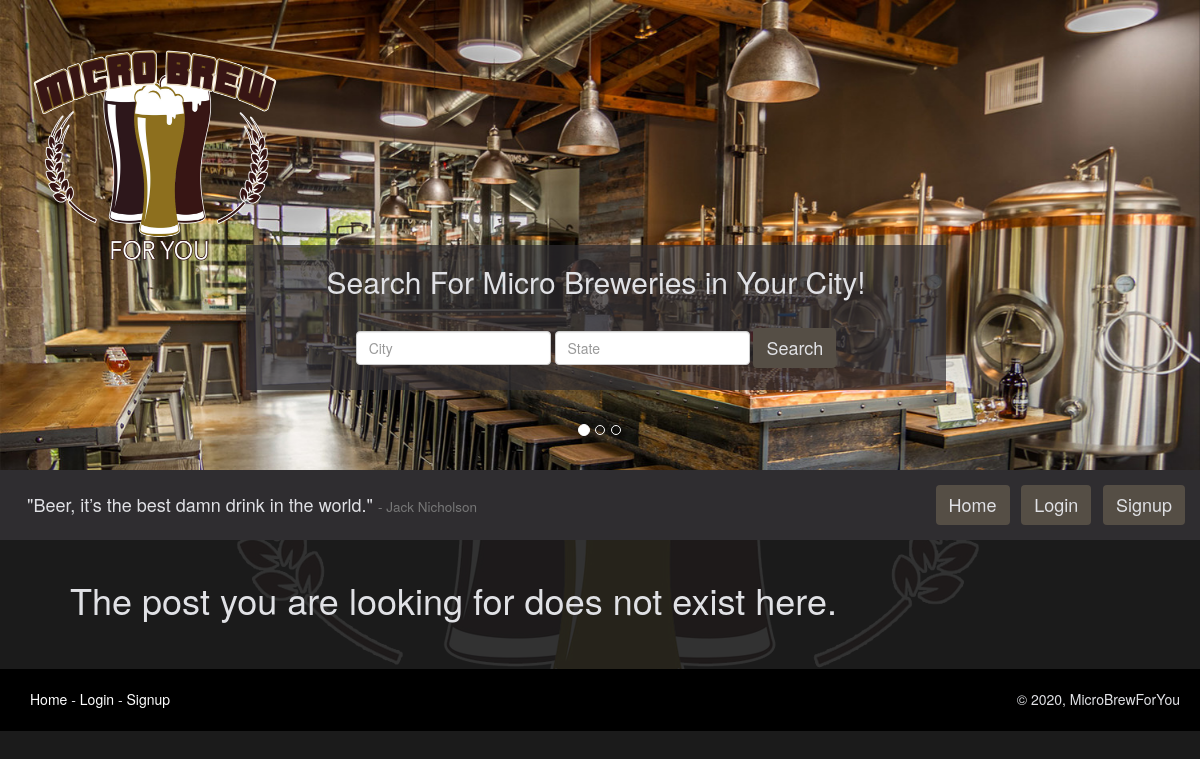
Before: /post/15/ with the older database file.
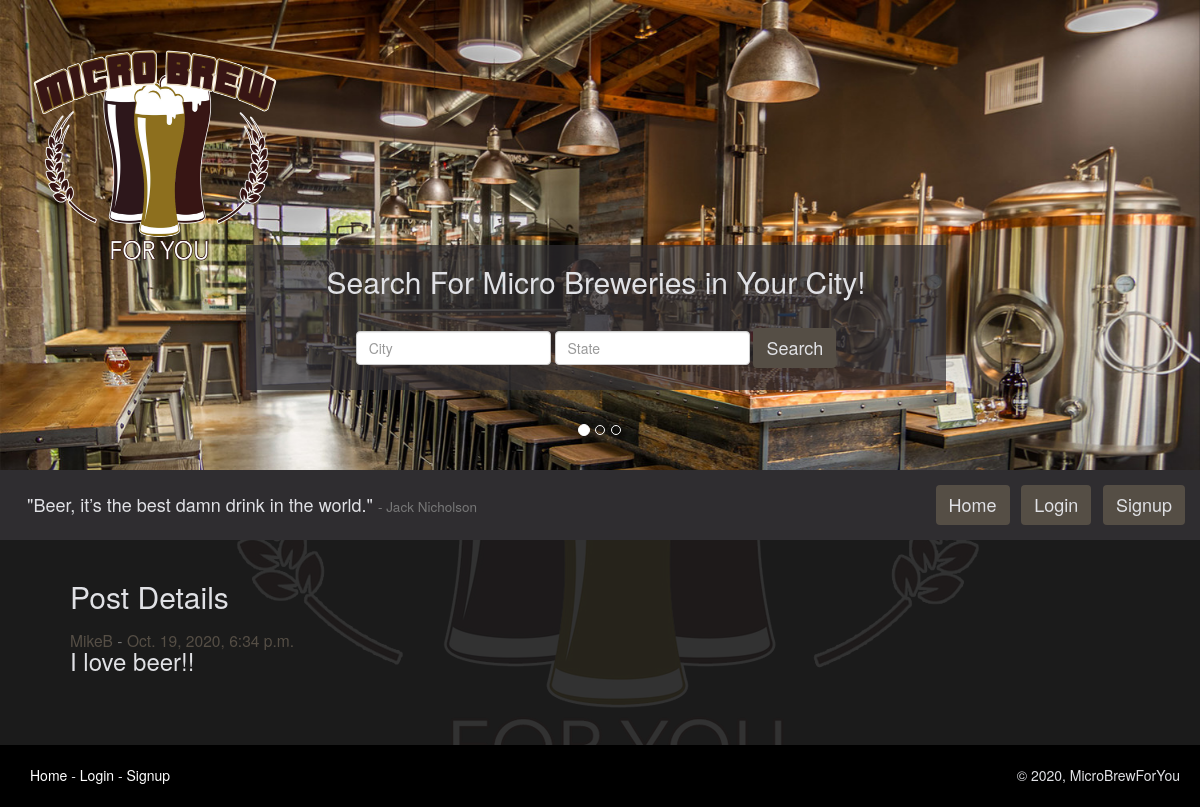
After: the same page with the newer database file.
### microbrewforyou_app/models.py (models this page shows, shortened)
class Posts(models.Model):
    author = models.ForeignKey(
        CustomUser, on_delete=models.CASCADE, related_name='author')
    body = models.TextField(max_length=280)
    postTime = models.DateTimeField(default=timezone.now)
    lastUpdated = models.DateField(auto_now=True)

class CustomUser(AbstractUser):
    bio = models.CharField(max_length=280, default='')
    user_image = models.ImageField(
        upload_to='images/', blank=True)
    users_following = models.ManyToManyField(
        "self", symmetrical=False, related_name='CustomUser')
    fav_breweries = models.ManyToManyField(
        "Breweries", symmetrical=False,
        related_name='fav_breweries', blank=True)
    fav_brewtypes = models.ManyToManyField(
        "BrewTypes", symmetrical=False,
        related_name='fav_brewtypes', blank=True)
    address = models.CharField(max_length=280)
    city = models.CharField(max_length=50)
    state = models.CharField(max_length=50)
    user_since = models.DateTimeField(default=timezone.now)
    REQUIRED_FIELDS = ['first_name', 'bio', 'address', 'city', 'state']
    def __str__(self):
        return self.username

### microbrewforyou_app/views.py (the view)
# urls.py: path('post/<int:post_id>/', post_detail_view, name="postview"),
def post_detail_view(request, post_id):
    my_post = Posts.objects.filter(id=post_id).first()
    words_quote = "Beer, it’s the best damn drink in the world."
    words_author = "Jack Nicholson"
    return render(
        request, "post_detail.html",
        {"post": my_post,
         'words_author': words_author, "words_quote": words_quote}
    )

### templates/post_detail.html (shortened to what this page needs)
{% extends 'base.html' %}
{% block content %}
  <br />
  {% if not post %}
    <h1>The post you are looking for does not exist here.</h1>
  {% else %}
    <h2>Post Details</h2>
    <h3>
      <span class="small">
        <a class="custom_link" href="{% url 'userview' user_id=post.author.id %}">
          {{ post.author}}
        </a>
        -
        <a class="custom_link" href="{% url 'postview' post_id=post.id %}">
          {{post.postTime}}
        </a>
      </span>
      <br />
      {{ post.body }}
    </h3>
    <br />
  {% endif %}
  <br />
  <br />
{% endblock %}

Changed rows visible on the page:
added Posts: author "MikeB", postTime "Oct. 19, 2020, 6:34 p.m.", body "I love beer!!"
Other visible differences:
text no longer shown: "The post you are looking for does not exist here."
text now shown: "Post Details -"
